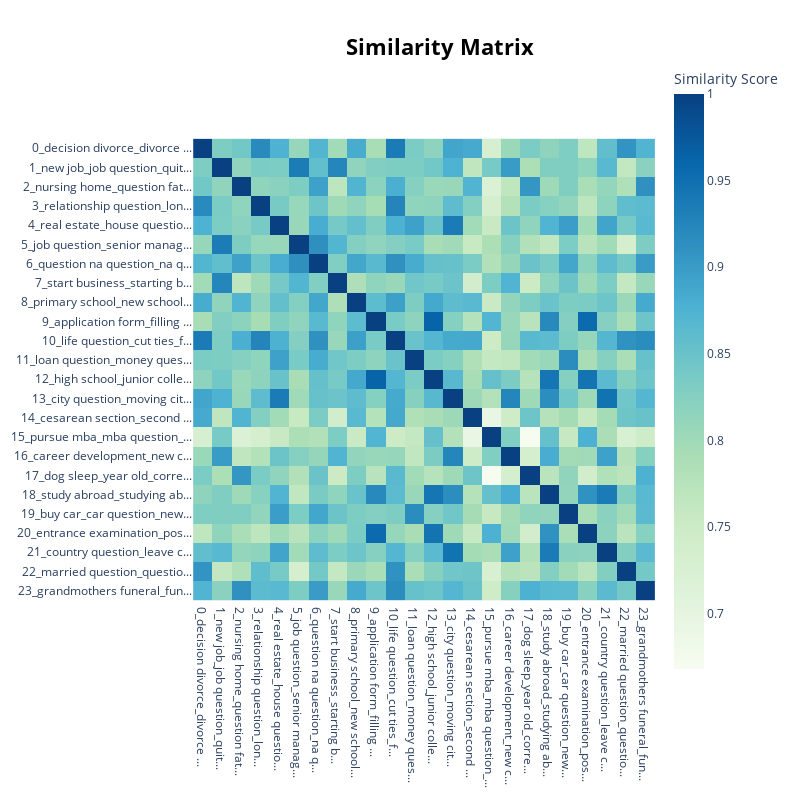

The notebook cell this image was saved under:
### Code cell
topic_model.visualize_heatmap()

### Figure 1 — Plotly figure (JSON) as saved in the notebook; plotly's stock layout.template omitted (floating-point values rounded to 4 significant figures; data arrays with more than 128 entries replaced by an {"elided": "..."} marker saying what was removed)
{"data": [{"coloraxis": "coloraxis", "hovertemplate": "x: %{x}<br>y: %{y}<br>Similarity Score: %{z}<extra></extra>", "name": "0", "type": "heatmap", "x": ["0_decision divorce_divorce ...", "1_new job_job question_quit...", "2_nursing home_question fat...", "3_relationship question_lon...", "4_real estate_house questio...", "5_job question_senior manag...", "6_question na question_na q...", "7_start business_starting b...", "8_primary school_new school...", "9_application form_filling ...", "10_life question_cut ties_f...", "11_loan question_money ques...", "12_high school_junior colle...", "13_city question_moving cit...", "14_cesarean section_second ...", "15_pursue mba_mba question_...", "16_career development_new c...", "17_dog sleep_year old_corre...", "18_study abroad_studying ab...", "19_buy car_car question_new...", "20_entrance examination_pos...", "21_country question_leave c...", "22_married question_questio...", "23_grandmothers funeral_fun..."], "xaxis": "x", "y": ["0_decision divorce_divorce ...", "1_new job_job question_quit...", "2_nursing home_question fat...", "3_relationship question_lon...", "4_real estate_house questio...", "5_job question_senior manag...", "6_question na question_na q...", "7_start business_starting b...", "8_primary school_new school...", "9_application form_filling ...", "10_life question_cut ties_f...", "11_loan question_money ques...", "12_high school_junior colle...", "13_city question_moving cit...", "14_cesarean section_second ...", "15_pursue mba_mba question_...", "16_career development_new c...", "17_dog sleep_year old_corre...", "18_study abroad_studying ab...", "19_buy car_car question_new...", "20_entrance examination_pos...", "21_country question_leave c...", "22_married question_questio...", "23_grandmothers funeral_fun..."], "yaxis": "y", "z": {"elided": "24x24 float values"}}], "layout": {"coloraxis": {"colorbar": {"title": {"text": "Similarity Score"}}, "colorscale": [[0, "rgb(247,252,240)"], [0.125, "rgb(224,243,219)"], [0.25, "rgb(204,235,197)"], [0.375, "rgb(168,221,181)"], [0.5, "rgb(123,204,196)"], [0.625, "rgb(78,179,211)"], [0.75, "rgb(43,140,190)"], [0.875, "rgb(8,104,172)"], [1, "rgb(8,64,129)"]]}, "height": 800, "hoverlabel": {"bgcolor": "white", "font": {"family": "Rockwell", "size": 16}}, "legend": {"title": {"text": "Trend"}}, "margin": {"t": 60}, "showlegend": true, "title": {"font": {"color": "Black", "size": 22}, "text": "<b>Similarity Matrix</b>", "x": 0.55, "xanchor": "center", "y": 0.95, "yanchor": "top"}, "width": 800, "xaxis": {"anchor": "y", "constrain": "domain", "domain": [0, 1], "scaleanchor": "y"}, "yaxis": {"anchor": "x", "autorange": "reversed", "constrain": "domain", "domain": [0, 1]}}}
